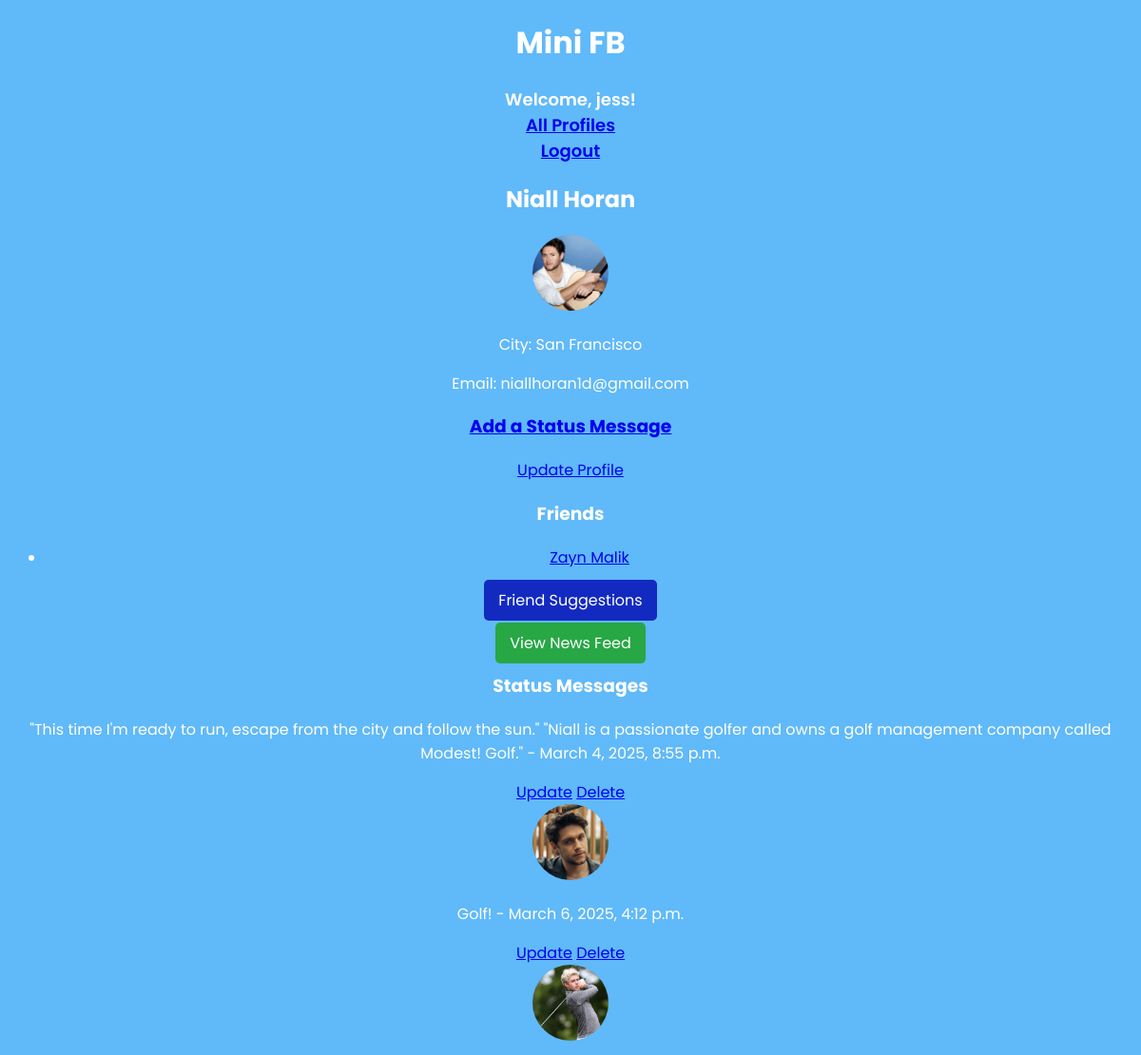
The page /mini_fb/profile/3/ (signed in) on the database its author committed.
### mini_fb/models.py (models this page shows, shortened)
class Profile(models.Model):
    user = models.ForeignKey(User, on_delete=models.CASCADE, related_name='profile')
    first_name = models.CharField(max_length=50, blank=False)
    last_name = models.CharField(max_length=50, blank=False)
    city = models.CharField(max_length=100, blank=True)
    email = models.EmailField(unique=True)
    image_file = models.ImageField(upload_to='profile_images/', blank=True, null=True)
    bio = models.TextField(blank=True, null=True)  # Add bio field
    location = models.CharField(max_length=100, blank=True, null=True)  # Add location field
    def get_friends(self):
        from .models import Friend  # Move import inside the function to avoid circular import errors
        friends_as_profile1 = Friend.objects.filter(profile1=self).values_list('profile2', flat=True)
        friends_as_profile2 = Friend.objects.filter(profile2=self).values_list('profile1', flat=True)
        friend_ids = list(friends_as_profile1) + list(friends_as_profile2)
        return Profile.objects.filter(id__in=friend_ids)

class StatusMessage(models.Model):
    profile = models.ForeignKey(Profile, on_delete=models.CASCADE)
    text = models.CharField(max_length=300)
    created_at = models.DateTimeField(auto_now_add=True)

class StatusImage(models.Model):
    status_message = models.ForeignKey(StatusMessage, on_delete=models.CASCADE)
    image = models.ForeignKey(Image, on_delete=models.CASCADE)

class Image(models.Model):
    profile = models.ForeignKey(Profile, on_delete=models.CASCADE)
    image_file = models.ImageField(upload_to='images/')
    uploaded_at = models.DateTimeField(auto_now_add=True)

### mini_fb/views.py (the view)
# urls.py: path('profile/<int:pk>/', views.ShowProfilePageView.as_view(), name='show_profile'),
class ShowProfilePageView(DetailView):
    model = Profile
    template_name = "mini_fb/show_profile.html"
    context_object_name = "profile"
    def get_context_data(self, **kwargs):
        context = super().get_context_data(**kwargs)
        context["status_messages"] = self.object.statusmessage_set.all()
        context["form"] = CreateStatusMessageForm()
        context["friends"] = self.object.get_friends()
        return context

### mini_fb/templates/mini_fb/show_profile.html (shortened to what this page needs)
{% extends 'mini_fb/base.html' %}
{% block content %}
    <h2>{{ profile.first_name }} {{ profile.last_name }}</h2>
    <img src="{{ profile.image_file.url }}" alt="{{ profile.first_name }}'s Profile Picture" width="150" height="150">
    <p>City: {{ profile.city }}</p>
    <p>Email: {{ profile.email }}</p>
    <h3><a href="{% url 'add_status' profile.pk %}">Add a Status Message</a></h3>
    <a href="{% url 'update_profile' pk=profile.pk %}">Update Profile</a>
    <h3>Friends</h3>
    {% with friends=profile.get_friends %}
        {% if friends %}
            <ul>
                {% for friend in friends %}
                    <li>
                        <a href="{% url 'show_profile' friend.pk %}">
                            {{ friend.first_name }} {{ friend.last_name }}
                        </a>
                    </li>
                {% endfor %}
            </ul>
        {% else %}
            <p>No friends yet.</p>
        {% endif %}
    {% endwith %}
    <div style="text-align: center; margin-top: 20px;">
        <a href="{% url 'friend_suggestions' profile.id %}"
   style="background-color: #132ac1; color: white; padding: 10px 15px; border-radius: 5px; text-decoration: none;">
   Friend Suggestions
</a>
    </div>
    <div style="text-align: center; margin-top: 20px;">
        <a href="{% url 'news_feed' pk=profile.pk %}"
           style="background-color: #28a745; color: white; padding: 10px 15px; border-radius: 5px; text-decoration: none;">
            View News Feed
        </a>
    </div>
    <h3>Status Messages</h3>
    {% for st_msg in profile.statusmessage_set.all %}
        <div class="status-message">
            <p>{{ st_msg.text }} - {{ st_msg.created_at }}</p>
            <a href="{% url 'update_status' pk=st_msg.pk %}">Update</a>
            <a href="{% url 'delete_status' pk=st_msg.pk %}">Delete</a>
        </div>
        <div>
            {% for status_image in st_msg.statusimage_set.all %}
                <img src="{{ status_image.image.image_file.url }}" alt="Status Image" width="200">
            {% endfor %}
        </div>
    {% empty %}
        <p>No status messages yet.</p>
    {% endfor %}
{% endblock %}

### mini_fb/templates/mini_fb/base.html (shortened to what this page needs)
{% load static %}
<!DOCTYPE html>
<html lang="en">
<head>
    <link rel="stylesheet" href="{% static 'css/styles-minifb.css' %}">
</head>
<body>
    <h1>Mini FB</h1>
    <nav>
        {% if user.is_authenticated %}
            <span>Welcome, {{ user.username }}!</span>
            <br>
            <a href="{% url 'show_all_profiles' %}">All Profiles</a>
            <br>
            <a href="{% url 'logout' %}">Logout</a>
        {% else %}
            <a href="{% url 'login' %}">Login</a>
            <a href="{% url 'register' %}">Register</a>
        {% endif %}
    </nav>
    {% block content %}{% endblock %}
</body>
</html>

### static/css/styles-minifb.css (style rules this page uses)
body { font-family: 'Poppins', sans-serif; background-color: #60b9f9; color: white; text-align: center; }
h1, h2 { font-weight: 700; }
img { border-radius: 50%; width: 80px; height: 80px; object-fit: cover; }
nav { font-weight: 600; font-size: 18px; }

### rows shown on the page
Profile: first_name "Niall", last_name "Horan", image_file (picture), city "San Francisco", email "niallhoran1d@gmail.com"
Profile: first_name "Zayn", last_name "Malik"
StatusMessage: text "\"This time I'm ready to run, escape from the city and follow the sun.\" \"Niall is a passionate golfer and owns a golf management company called Modest! Golf.\"", created_at "March 4, 2025, 8:55 p.m."
StatusImage: image.image_file (picture)
StatusMessage: text "Golf!", created_at "March 6, 2025, 4:12 p.m."
StatusImage: image.image_file (picture)

### other values the page prints
{{ user.username }} "jess"
